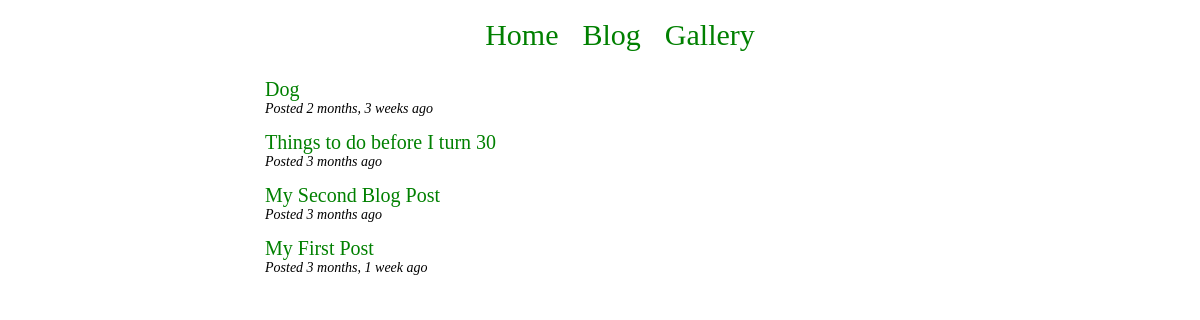
Screenshot of /blog/ with the database file from the repository.
### blog/models.py (models this page shows, shortened)
class Post(models.Model):
  title = models.CharField(max_length=200, unique=True)
  pub_date = models.DateTimeField('date published')
  author = models.CharField(max_length=200)
  slug = models.SlugField(max_length=200, unique=True)
  body = HTMLField()
  tags = TaggableManager()

### blog/views.py (the view)
def index(request):
  all_posts = Post.objects.order_by('-pub_date')
  context = {'all_posts': all_posts}
  return render(request, 'blog/index.html', context)

### blog/templates/blog/index.html (shortened to what this page needs)
{% extends "home.html" %}
{% block content %}
{% if all_posts %}
  <div id="bloglinks">
  <ul>
  {% for post in all_posts %}
  <li><a href="{% url 'blog:detail' post.slug %}">{{ post.title }}</a>
  <p id="postinfo">Posted {{ post.pub_date|timesince }} ago</p>
  </li>
  {% endfor %}
  </ul>
  </div>
{% else %}
  <p>No posts available</p>
{% endif %}
{% endblock %}

### static/style.css (style rules this page uses)
a { color:green; }
#bloglinks ul { list-style-type:none; }
#bloglinks li a:link { text-decoration:none; color:green; font-size:20; }
#postinfo { font-size:14; font-style:italic; margin-top:0; }

### rows the page displays
Post: title "Dog", pub_date "2 months, 3 weeks"
Post: title "Things to do before I turn 30", pub_date "3 months"
Post: title "My Second Blog Post", pub_date "3 months"
Post: title "My First Post", pub_date "3 months, 1 week"
